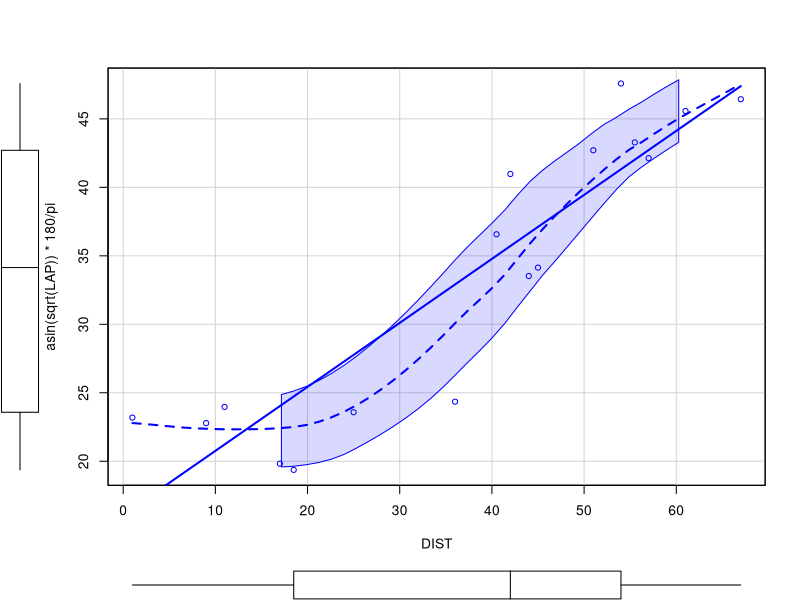
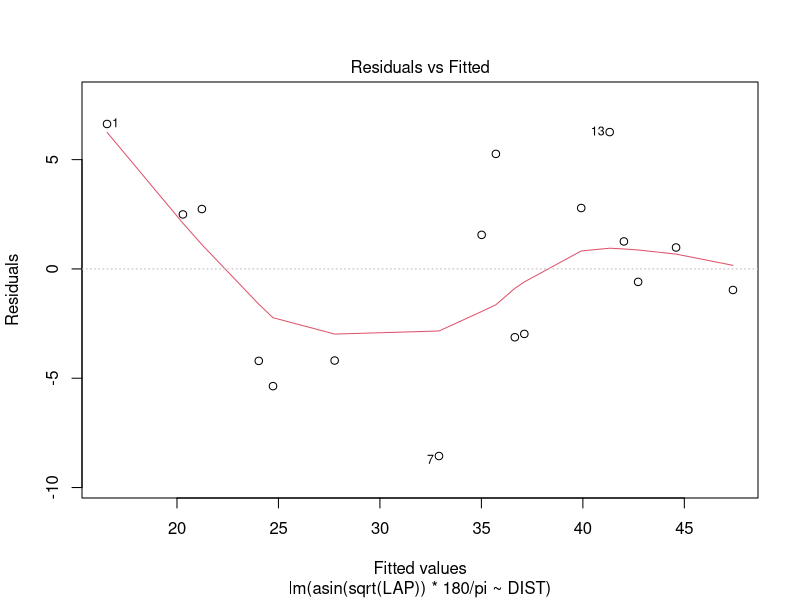
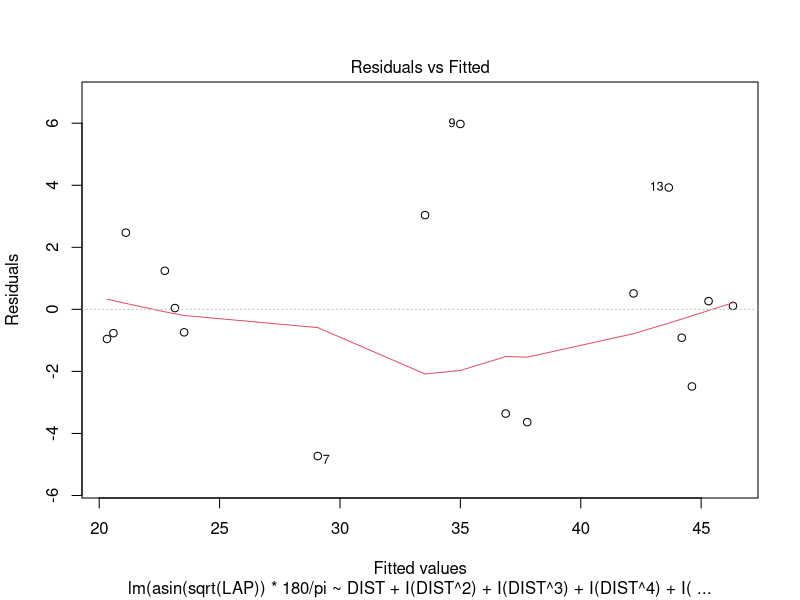
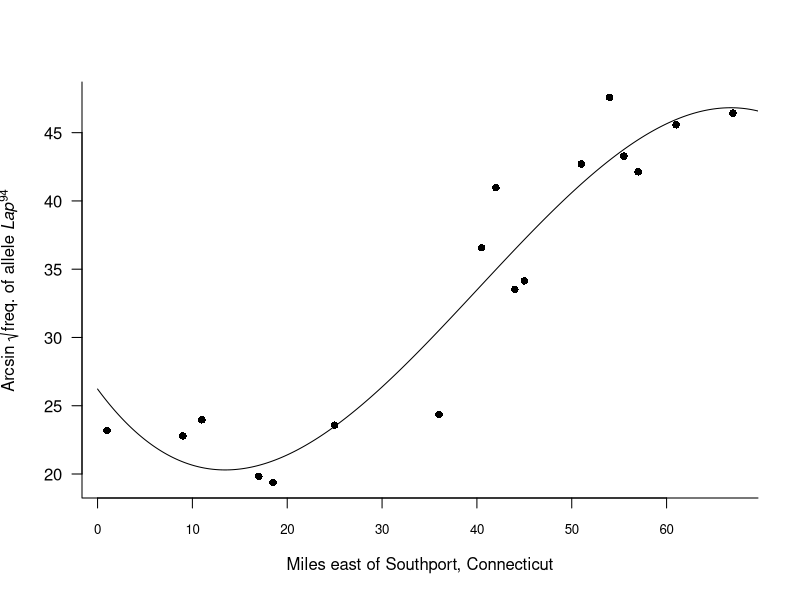

The R script that drew these images, in order:
###################################################
### chunk number 1: pg 244
###################################################
mytilus <- read.table('mytilus.csv', header=T, sep=',')


###################################################
### chunk number 2: pg 244
###################################################
library(car)
scatterplot(asin(sqrt(LAP))*180/pi ~DIST, data=mytilus)


###################################################
### chunk number 3: pg 244
###################################################
plot(lm(asin(sqrt(LAP))*180/pi ~DIST, data=mytilus), which=1)


###################################################
### chunk number 4: pg 245
###################################################
mytilus.lm5<- lm(asin(sqrt(LAP))*180/pi ~ DIST + I(DIST^2) +I(DIST^3) + I(DIST^4) + I(DIST^5), mytilus)


###################################################
### chunk number 5: pg 245
###################################################
plot(mytilus.lm5, which=1)


###################################################
### chunk number 6: pg 245
###################################################
anova(mytilus.lm5)


###################################################
### chunk number 7: pg 246
###################################################
mytilus.lm1<- lm(asin(sqrt(LAP))*180/pi ~DIST, mytilus)
mytilus.lm2<- lm(asin(sqrt(LAP))*180/pi ~DIST+I(DIST^2), mytilus)
anova(mytilus.lm2, mytilus.lm1)


###################################################
### chunk number 8: pg 246
###################################################
mytilus.lm3<- lm(asin(sqrt(LAP))*180/pi ~DIST+I(DIST^2)+I(DIST^3), mytilus)
anova(mytilus.lm3, mytilus.lm2)


###################################################
### chunk number 9: pg 247
###################################################
summary(mytilus.lm3)


###################################################
### chunk number 10: pg 247
###################################################
plot(asin(sqrt(LAP))*180/pi ~ DIST, data=mytilus,pch=16, axes=F, xlab="", ylab="")
axis(1, cex.axis=.8)
mtext(text=expression(paste("Miles east of Southport, Connecticut")), side=1, line=3)
axis(2, las=1)
mtext(text=expression(paste("Arcsin ",sqrt(paste("freq. of allele ", italic("Lap"))^{94}))), side=2, line=3)
x<-seq(0,80,l=1000)
points(x,predict(mytilus.lm3, data.frame(DIST=x)), type="l")
box(bty="l")
